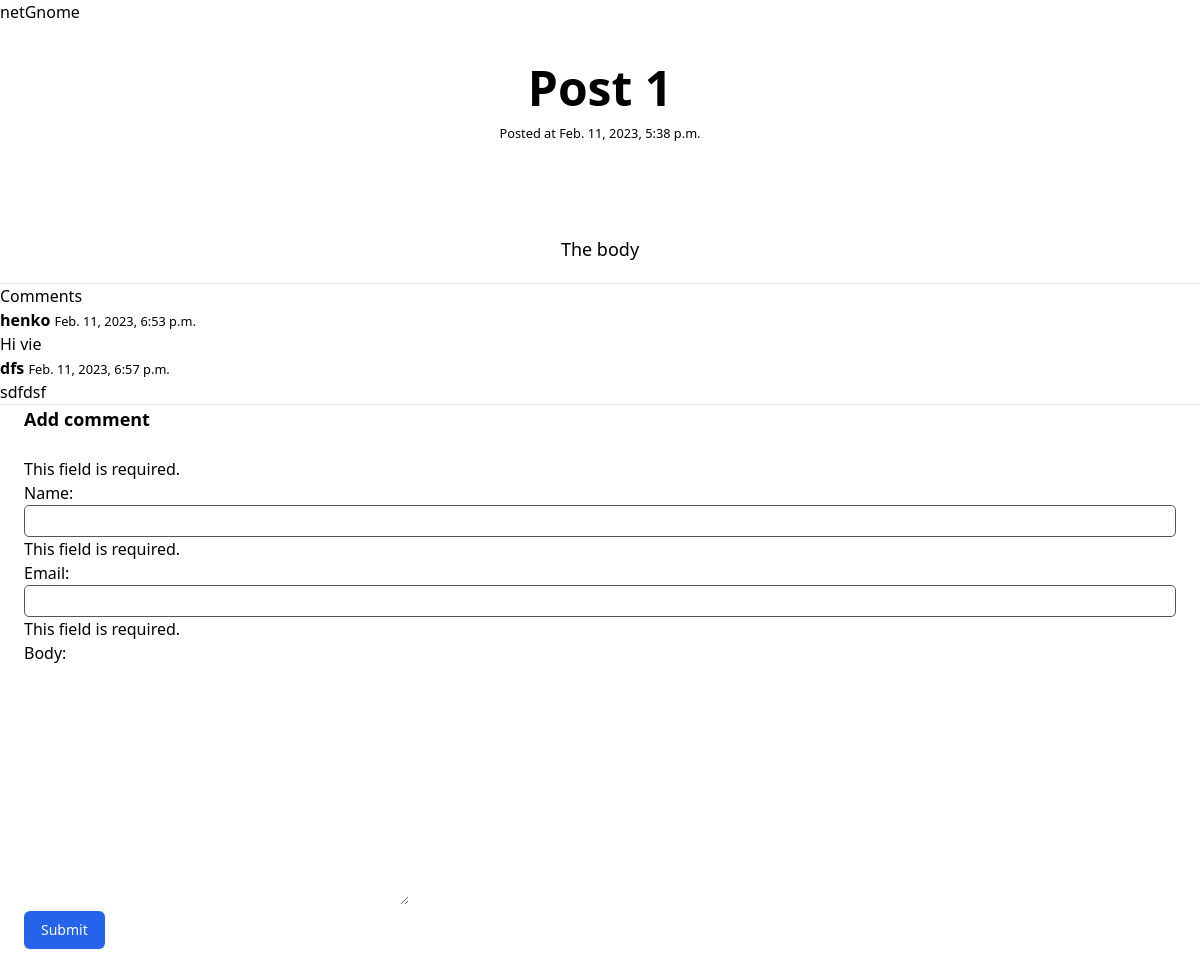
Page /post-1/ on the committed database.
### blog/models.py (models this page shows)
class Post(models.Model):
    image = models.ImageField(upload_to='images', default='image')
    title = models.CharField(max_length=255)
    slug = models.SlugField()
    intro = tinymce_models.HTMLField()
    body = HTMLField()
    date_added = models.DateTimeField(auto_now_add=True)
    class Meta:
        ordering = ['-date_added']

class Comment(models.Model):
    post = models.ForeignKey(
        Post, related_name='comments', on_delete=models.CASCADE)
    name = models.CharField(max_length=255)
    email = models.EmailField()
    body = models.TextField()
    date_added = models.DateTimeField(auto_now_add=True)
    class Meta:
        ordering = ['date_added']

### blog/views.py (the view, shortened to what this page needs)
# urls.py: path('<slug:slug>/', post_detail, name='post_detail')
def post_detail(request, slug):
    post = Post.objects.get(slug=slug)
    form = CommentForm(request.POST)
    return render(request, 'blog/post_detail.html', {'post': post, 'form': form})

### blog/forms.py
class CommentForm(forms.ModelForm):
    class Meta:
        model = Comment
        fields = ['name', 'email', 'body']

### blog/templates/blog/post_detail.html (shortened to what this page needs)
{% extends 'blog/base.html' %}
{% block content %}
<div class="blog-det">
    <div class="flex ">
        <div class="col-8 flex flex-col justify-center items-center text-left">
            <h1 class="title text-5xl text-center font-bold mt-10">{{ post.title }}</h1>
            <small class="text-center p-3">Posted at {{ post.date_added }}</small>
            <div class="p-5 mt-5 max-w-4xl text-lg"><strong>{{ post.intro|safe }}</strong></div>
            <div class="p-5 max-w-4xl text-lg">{{ post.body|safe }}</div>
        </div>
    </div>
</div>
<hr>
<h2 class="subtitle">Comments</h2>
{% for comment in post.comments.all %}
<article>
    <div class="media-content">
        <div class="content">
            <p>
                <strong>{{ comment.name }}</strong> <small>{{ comment.date_added }}</small>
                <br>
                {{ comment.body }}
            </p>
        </div>
    </div>
</article>
{% empty %}
<div class="notification">
    <p>No comments yet</p>
</div>
{% endfor %}
<hr>
<h2 class="subtitle text-lg font-bold px-6">Add comment</h2>
<form method="post" action=".">
    <div class="com-form sm:overflow-hidden sm:rounded-md">
        <div class="space-y-6 bg-white px-4 py-5 sm:p-6">
            <div class="grid gridcols-3 gap-6">
                <div class="col-span-3 sm:col-span-2">
                    {{ form.as_p }}
                    <div class="field">
                        <div class="control">
                            <button
                                class="btn inline-flex justify-center rounded-md border border-transparent bg-blue-600 py-2 px-4 text-sm font-medium text-white shadow-sm hover:bg-indigo-700 focus:outline-none focus:ring-2 focus:ring-indigo-500 focus:ring-offset-2">Submit</button>
                        </div>
                    </div>
                </div>
            </div>
        </div>
    </div>
</form>
{% endblock %}

### blog/static/style.css (style rules this page uses)
body { overflow-x: hidden; }
.com-form label { display: block; }
.com-form input { width: 100%; padding: 3px 10px; border: 1px solid #555; border-radius: 5px; }
.blog-det { display: flex; flex-direction: column; justify-content: center; align-items: center; }

### rows in the picture
Post: title "Post 1", date_added "Feb. 11, 2023, 5:38 p.m.", body "The body"
Comment: name "henko", date_added "Feb. 11, 2023, 6:53 p.m.", body "Hi vie"
Comment: name "dfs", date_added "Feb. 11, 2023, 6:57 p.m.", body "sdfdsf"
